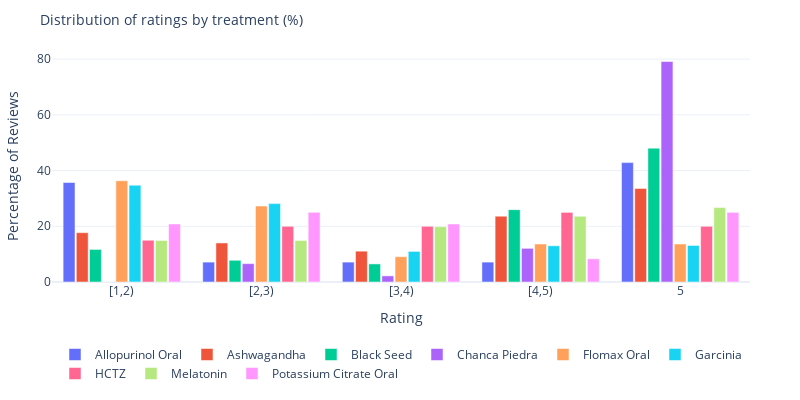

Notebook code cell kept with this figure:
### Code cell
# for medicine in df['Medicine'].unique():
#     fig = create_rating_distribution(df, medicine)
#     fig.show()

# Create grouped rating distribution
fig = create_grouped_rating_distribution(df)
fig.show()
figname = "webmd-treatment-distribution-rating"
fig.write_html(figfolder+figname+".html")
# fig.write_image(figfolder+figname+".png", scale=4)

### Figure 1 — Plotly figure (JSON) as saved in the notebook; plotly's stock layout.template omitted (floating-point values rounded to 4 significant figures)
{"data": [{"alignmentgroup": "True", "customdata": [["Allopurinol Oral", "[1,2)"], ["Allopurinol Oral", "[2,3)"], ["Allopurinol Oral", "[3,4)"], ["Allopurinol Oral", "[4,5)"], ["Allopurinol Oral", "5"]], "hovertemplate": "%{customdata[0]}<br>Rating: %{customdata[1]}<br>Percentage: %{y:.1f}%<extra></extra>", "legendgroup": "Allopurinol Oral", "marker": {"color": "#636efa", "pattern": {"shape": ""}}, "name": "Allopurinol Oral", "offsetgroup": "Allopurinol Oral", "orientation": "v", "showlegend": true, "textposition": "auto", "type": "bar", "x": [1, 2, 3, 4, 5], "xaxis": "x", "y": [35.71, 7.143, 7.143, 7.143, 42.86], "yaxis": "y"}, {"alignmentgroup": "True", "customdata": [["Ashwagandha", "[1,2)"], ["Ashwagandha", "[2,3)"], ["Ashwagandha", "[3,4)"], ["Ashwagandha", "[4,5)"], ["Ashwagandha", "5"]], "hovertemplate": "%{customdata[0]}<br>Rating: %{customdata[1]}<br>Percentage: %{y:.1f}%<extra></extra>", "legendgroup": "Ashwagandha", "marker": {"color": "#EF553B", "pattern": {"shape": ""}}, "name": "Ashwagandha", "offsetgroup": "Ashwagandha", "orientation": "v", "showlegend": true, "textposition": "auto", "type": "bar", "x": [1, 2, 3, 4, 5], "xaxis": "x", "y": [17.71, 14.02, 11.07, 23.62, 33.58], "yaxis": "y"}, {"alignmentgroup": "True", "customdata": [["Black Seed", "[1,2)"], ["Black Seed", "[2,3)"], ["Black Seed", "[3,4)"], ["Black Seed", "[4,5)"], ["Black Seed", "5"]], "hovertemplate": "%{customdata[0]}<br>Rating: %{customdata[1]}<br>Percentage: %{y:.1f}%<extra></extra>", "legendgroup": "Black Seed", "marker": {"color": "#00cc96", "pattern": {"shape": ""}}, "name": "Black Seed", "offsetgroup": "Black Seed", "orientation": "v", "showlegend": true, "textposition": "auto", "type": "bar", "x": [1, 2, 3, 4, 5], "xaxis": "x", "y": [11.69, 7.792, 6.494, 25.97, 48.05], "yaxis": "y"}, {"alignmentgroup": "True", "customdata": [["Chanca Piedra", "[1,2)"], ["Chanca Piedra", "[2,3)"], ["Chanca Piedra", "[3,4)"], ["Chanca Piedra", "[4,5)"], ["Chanca Piedra", "5"]], "hovertemplate": "%{customdata[0]}<br>Rating: %{customdata[1]}<br>Percentage: %{y:.1f}%<extra></extra>", "legendgroup": "Chanca Piedra", "marker": {"color": "#ab63fa", "pattern": {"shape": ""}}, "name": "Chanca Piedra", "offsetgroup": "Chanca Piedra", "orientation": "v", "showlegend": true, "textposition": "auto", "type": "bar", "x": [1, 2, 3, 4, 5], "xaxis": "x", "y": [0, 6.593, 2.198, 12.09, 79.12], "yaxis": "y"}, {"alignmentgroup": "True", "customdata": [["Flomax Oral", "[1,2)"], ["Flomax Oral", "[2,3)"], ["Flomax Oral", "[3,4)"], ["Flomax Oral", "[4,5)"], ["Flomax Oral", "5"]], "hovertemplate": "%{customdata[0]}<br>Rating: %{customdata[1]}<br>Percentage: %{y:.1f}%<extra></extra>", "legendgroup": "Flomax Oral", "marker": {"color": "#FFA15A", "pattern": {"shape": ""}}, "name": "Flomax Oral", "offsetgroup": "Flomax Oral", "orientation": "v", "showlegend": true, "textposition": "auto", "type": "bar", "x": [1, 2, 3, 4, 5], "xaxis": "x", "y": [36.36, 27.27, 9.091, 13.64, 13.64], "yaxis": "y"}, {"alignmentgroup": "True", "customdata": [["Garcinia", "[1,2)"], ["Garcinia", "[2,3)"], ["Garcinia", "[3,4)"], ["Garcinia", "[4,5)"], ["Garcinia", "5"]], "hovertemplate": "%{customdata[0]}<br>Rating: %{customdata[1]}<br>Percentage: %{y:.1f}%<extra></extra>", "legendgroup": "Garcinia", "marker": {"color": "#19d3f3", "pattern": {"shape": ""}}, "name": "Garcinia", "offsetgroup": "Garcinia", "orientation": "v", "showlegend": true, "textposition": "auto", "type": "bar", "x": [1, 2, 3, 4, 5], "xaxis": "x", "y": [34.75, 28.14, 10.99, 13.0, 13.12], "yaxis": "y"}, {"alignmentgroup": "True", "customdata": [["HCTZ", "[1,2)"], ["HCTZ", "[2,3)"], ["HCTZ", "[3,4)"], ["HCTZ", "[4,5)"], ["HCTZ", "5"]], "hovertemplate": "%{customdata[0]}<br>Rating: %{customdata[1]}<br>Percentage: %{y:.1f}%<extra></extra>", "legendgroup": "HCTZ", "marker": {"color": "#FF6692", "pattern": {"shape": ""}}, "name": "HCTZ", "offsetgroup": "HCTZ", "orientation": "v", "showlegend": true, "textposition": "auto", "type": "bar", "x": [1, 2, 3, 4, 5], "xaxis": "x", "y": [15, 20, 20, 25, 20], "yaxis": "y"}, {"alignmentgroup": "True", "customdata": [["Melatonin", "[1,2)"], ["Melatonin", "[2,3)"], ["Melatonin", "[3,4)"], ["Melatonin", "[4,5)"], ["Melatonin", "5"]], "hovertemplate": "%{customdata[0]}<br>Rating: %{customdata[1]}<br>Percentage: %{y:.1f}%<extra></extra>", "legendgroup": "Melatonin", "marker": {"color": "#B6E880", "pattern": {"shape": ""}}, "name": "Melatonin", "offsetgroup": "Melatonin", "orientation": "v", "showlegend": true, "textposition": "auto", "type": "bar", "x": [1, 2, 3, 4, 5], "xaxis": "x", "y": [14.91, 14.91, 19.88, 23.6, 26.71], "yaxis": "y"}, {"alignmentgroup": "True", "customdata": [["Potassium Citrate Oral", "[1,2)"], ["Potassium Citrate Oral", "[2,3)"], ["Potassium Citrate Oral", "[3,4)"], ["Potassium Citrate Oral", "[4,5)"], ["Potassium Citrate Oral", "5"]], "hovertemplate": "%{customdata[0]}<br>Rating: %{customdata[1]}<br>Percentage: %{y:.1f}%<extra></extra>", "legendgroup": "Potassium Citrate Oral", "marker": {"color": "#FF97FF", "pattern": {"shape": ""}}, "name": "Potassium Citrate Oral", "offsetgroup": "Potassium Citrate Oral", "orientation": "v", "showlegend": true, "textposition": "auto", "type": "bar", "x": [1, 2, 3, 4, 5], "xaxis": "x", "y": [20.83, 25, 20.83, 8.333, 25], "yaxis": "y"}], "layout": {"bargap": 0.15, "bargroupgap": 0.1, "barmode": "group", "height": 400, "legend": {"orientation": "h", "title": {}, "tracegroupgap": 0, "x": 0.5, "xanchor": "center", "y": -0.25, "yanchor": "top"}, "margin": {"b": 50, "l": 50, "r": 50, "t": 50}, "title": {"font": {"size": 14}, "text": "Distribution of ratings by treatment (%)"}, "width": 800, "xaxis": {"anchor": "y", "domain": [0, 1], "range": [0.5, 5.5], "tickmode": "array", "ticktext": ["[1,2)", "[2,3)", "[3,4)", "[4,5)", "5"], "tickvals": [1, 2, 3, 4, 5], "title": {"text": "Rating"}}, "yaxis": {"anchor": "x", "domain": [0, 1], "title": {"text": "Percentage of Reviews"}}}}
